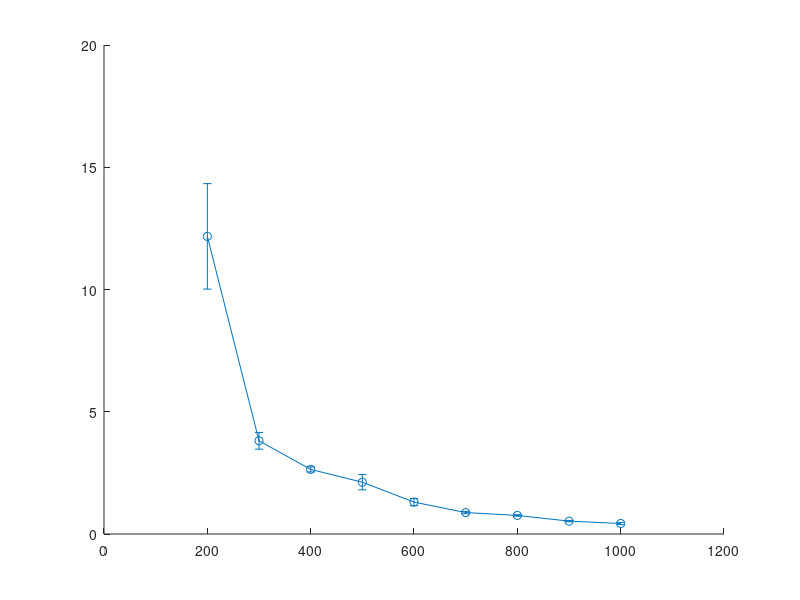

The MATLAB script that drew this image: (Note: this script raises an error after producing the figure.)
%%Draw data for experimentation occurring in Dec 23
close all
%--------------------Data:
%Comparison with real world
xMagneticGradient = [nan,200,300,400,500,600,700,800,900,1000;
    100,200,300,400,500,600,700,800,900,1000];
   % 100,200,300,400,500,600,700,800,900,1000];
ySIM = [46.512,11.628,5.168,2.908,1.862,1.292,0.95,0.728,0.576,0.466;
    8.454,3.542,2.032,1.338,0.954,0.716,0.56,0.45,0.37,0.31];
yCentreMass = [nan,12.17328176,3.812489495,2.642472035,2.118412431,1.304644141,0.876804441,0.760185999,0.526752971,0.429052288;
    8.981758654,3.422943992,2.256141739,1.243125878,1.022945019,0.817271251,0.560586891,0.442029934,0.39166477,0.329443422];
   % 2.304562612,1.518018258,0.901767579,0.779648928,0.590271474,0.608549841,0.603665914,0.451864794,0.466587043,0.442810586];
yErrCentreMass = [nan,2.156827227,0.341961349,0.104225931,0.312307199,0.147472215,0.048398177,0.029996719,0.027716329,0.045154457;
    1.949534974,0.349199702,0.319479026,0.036205572,0.084373467,0.094393343,0.024412964,0.053179545,0.018687939,0.035392207];
  %  0.060968828,0.058219436,0.063302935,0.047180716,0.040413652,0.019478045,0.038407423,0.029737199,0.056668734,0.026151592];
%No error for sim

xMagneticGradientAli = [0.6283186,0.9424779,1.2566372,1.8849558,2.5132744];
yAli = [3,1.6,1.3,1,0.7];
ySIMAli = [2.912,1.942,1.456,0.972,0.814];

%Flow@3mt:
xFlowVelocity = [0.005,0.01,0.015,0.02,0.025,0.03,0.035,0.04,0.045,0.05,0.055,0.06];
yFlowVelocity = [99.74,99.64,96.32,82.66,80.1,60.89999999999999,61.65999999999999,46.8,56.08,34.92,27.060000000000002,35.26];
yErrFlowVelocity = [0.08221921916437948,0.11384199576606148,0.22768399153212296,0.8411658576047878,0.6640783086353579,0.6008327554319939,1.9416384833433917,6.451046426743492,2.1250505876331505,3.9465225198901366,3.1433039942073684,0.9929551852928713]; %SE

xsplit = [0.005,0.01,0.015,0.02,0.025,0.03,0.035,0.04,0.045,0.05,0.055,0.06];
ysplit = [100,95.24,80.44,81.1,78.38,76.28,71.18,58.94,63.26,68.6,63.98,58.98];
yErrsplit = [0,1.505244166,0.999279741,1.106797181,1.005604296,2.049155924,2.156673364,3.181251326,0.018973666,8.032185257,9.986472851,5.938757446];

xForceLimit = [1,0.5,0.25,0.125,0.0625,0.03125];
yForceLimit = [99.64, 84.14, 54.62, 31.52, 28.88, 23.08];
yErrForceLimit = [0.113841996,3.244496879,0.196061215,0.151789328,0.025298221,0.101192885];

%Value for report to paper
ySIM(1,:)
deviation = abs((ySIM(1,:) - yCentreMass(1,:))/yCentreMass(1,:))
deviation(2:end)
deviationa = abs((ySIM(2,:) - yCentreMass(2,:))/yCentreMass(2,:))
deviationnn = mean([deviation(2:end),deviationa])

%Figure 1 (CentreMass)
figure1 = figure;
axes1 = axes('Parent',figure1);
hold(axes1,'on');

plot11 = errorbar(axes1,xMagneticGradient(1,:),yCentreMass(1,:), yErrCentreMass(1,:),'o-','MarkerEdgeColor','black','MarkerSize',4,'MarkerFaceColor','blue','color','blue');%,'MarkerEdgeColor','#808080','MarkerFaceColor','#ff3300');
hold on
plot12 = errorbar(axes1,xMagneticGradient(2,:),yCentreMass(2,:), yErrCentreMass(2,:), 'square-','MarkerEdgeColor','black','MarkerSize',4,'MarkerFaceColor','red');%,'MarkerEdgeColor','#808080','MarkerFaceColor','#008002');
hold on
plot13 = plot(axes1,xMagneticGradient(1,:),ySIM(1,:),'o--','MarkerEdgeColor','black','MarkerSize',4,'Color','blue','MarkerFaceColor','blue','color','blue');%,'MarkerEdgeColor','#808080','MarkerFaceColor','cyan');
hold on
plot14 = plot(axes1,xMagneticGradient(2,:),ySIM(2,:), 'square--','MarkerEdgeColor','black','MarkerSize',4,'Color','red','MarkerFaceColor','red');%,'MarkerEdgeColor','black','MarkerFaceColor','blue');
hold on

xlim(axes1,[50,1050]);
xlabel("Magnetic Gradient applied (mT/m)");
ylabel("Average time for particles to travel 1mm (s)");
box(axes1,'on');
grid(axes1,'on');

% Create legend
legend(axes1,'Measured at 2mT','Measured at 3mT','Simulated at 2mT','Simulated at 3mT','Location','northeast'); %Spread" formation','Particles start in a "Split Clump" formation','Particles start in a "Split Spread" formation','','','',''
title(axes1,"Time taken to travel 1mm for differing magnetic gradients");

%Figure 2 (Ali Data)
figure2 = figure;
axes2 = axes('Parent',figure2);
hold(axes2,'on');

plot21 = plot(axes2,xMagneticGradientAli.*1000,yAli,'o-','MarkerEdgeColor','black','MarkerSize',4,'MarkerFaceColor','blue','color','blue');
hold on
plot22 = plot(axes2,xMagneticGradientAli.*1000,ySIMAli,'square--','MarkerEdgeColor','black','MarkerSize',4,'MarkerFaceColor','black','Color','blue');
hold on

xlim(axes2,[500,3000]);
xlabel("Limit of force user is permitted to apply (mT/m)");
ylabel("Percentage of particles reaching the goal");
box(axes2,'on');
grid(axes2,'on');
legend(axes2,'Previous experimental data','New simulated data','Location','northeast'); %Spread" formation','Particles start in a "Split Clump" formation','Particles start in a "Split Spread" formation','','','',''
title(axes2,"Time taken to travel 1mm for differing magnetic gradients");


%Figure 1a (NewParticlesComparison)
figure1a = figure;
axes1a = axes('Parent',figure1a);
hold(axes1a,'on');

plot1a = plot(axes1a,yCentreMass(1,:),ySIM(1,:) ,'o-','MarkerEdgeColor','black','MarkerSize',4,'MarkerFaceColor','blue','color','blue');
hold on
plot1b = plot(axes1a,yCentreMass(2,:),ySIM(2,:) ,'square-','MarkerEdgeColor','black','MarkerSize',4,'MarkerFaceColor','blue');
hold on
plot1c = plot(axes1a,[0:12],[0:12],'-','Color','black');
hold on

xlabel("Experimental results time to reach 1mm");
ylabel("Simulated results time to reach 1mm");
box(axes1a,'on');
grid(axes1a,'on');
legend(axes1a,'2mt','3mt','Ideal Simulation','Location','southeast')
title(axes1a,"Comparison of simulated vs recorded times to travel 1mm");


%Figure 2a (NewParticlesComparison)
figure2a = figure;
axes2a = axes('Parent',figure2a);
hold(axes2a,'on');

plot1a = plot(axes2a,yAli,ySIMAli ,'o-','MarkerEdgeColor','black','MarkerSize',4,'MarkerFaceColor','blue','color','blue');
hold on
plot1c = plot(axes2a,[0.6:0.1:3.1],[0.6:0.1:3.1],'-','Color','black');
hold on

xlim(axes2a,[0.6,3.1]);
ylim(axes2a,[0.6,3.1]);
xlabel("Experimental results time to reach 1mm");
ylabel("Simulated results time to reach 1mm");
box(axes2a,'on');
grid(axes2a,'on');
legend(axes2a,'Previous Experimental Data','Ideal Simulation','Location','southeast')
title(axes2a,"Comparison of simulated vs recorded times to travel 1mm");

%Figure 3 (Flow Velocity)
figure3 = figure;
axes3 = axes('Parent',figure3);
hold(axes3,'on');

plot31 = errorbar(axes3,xFlowVelocity(1,:),yFlowVelocity(1,:), yErrFlowVelocity(1,:),'o-','MarkerEdgeColor','black','MarkerSize',4,'MarkerFaceColor','blue','color','blue');
hold on
plot32 = errorbar(axes3,xsplit(1,:),ysplit(1,:), yErrsplit(1,:),'square-','MarkerEdgeColor','black','MarkerSize',4,'MarkerFaceColor','red','color','red');
hold on

xlim(axes3,[0,0.065]);
xlabel("Flow Velocity (m/s)");
ylabel("Percentage of particles reaching the goal");
box(axes3,'on');
grid(axes3,'on');

%Create Title
title(axes3,"Percentage of particles reaching the goal state for different fluid flow velocities");
legend(axes3,'clump start','split start','Location','southwest')

%Figure 4 (ForceLimit)
figure4 = figure;
axes4 = axes('Parent',figure4);
hold(axes4,'on');

plot41 = errorbar(axes4,xForceLimit(1,:).*1000,yForceLimit(1,:), yErrForceLimit(1,:),'o-','MarkerEdgeColor','black','MarkerSize',4,'MarkerFaceColor','blue','color','blue');
hold on

xlim(axes4,[0,1050]);
xlabel("Limit of force user is permitted to apply (mT/m)");
ylabel("Percentage of particles reaching the goal");
box(axes4,'on');
grid(axes4,'on');

%Create Title
title(axes4,"Percentage of particles reaching the goal for different limits applied to user input");